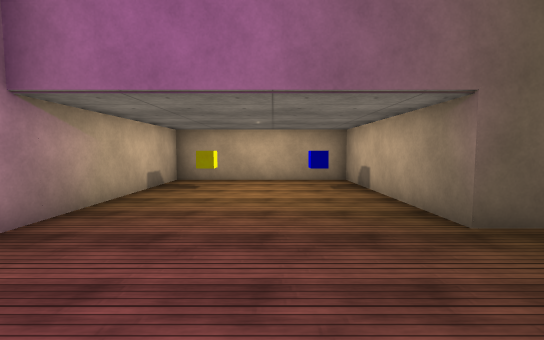
View 1 (above)

12 first-person views from a walk through a scene from a Unity 3-D project. The camera is 1.3 m above the floor, tilts 4° down and sees 90° across. Doors are open. The floor is counted in squares, 1.2 m on a side. Each view is taken from the middle of a square. On the plan, view 1 faces up. The plan holds only what a view shows up to about 12 squares ahead; the rest is blank. The player is left out. Surface patterns are stand-ins for the level's own textures.

View 2
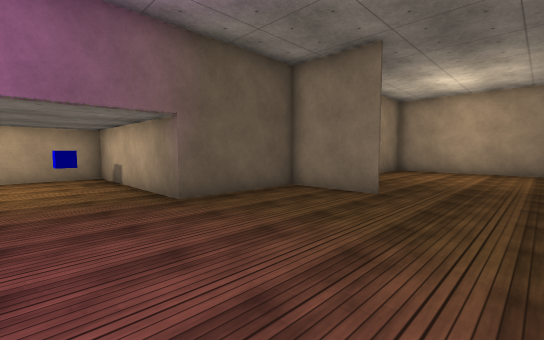

View 3
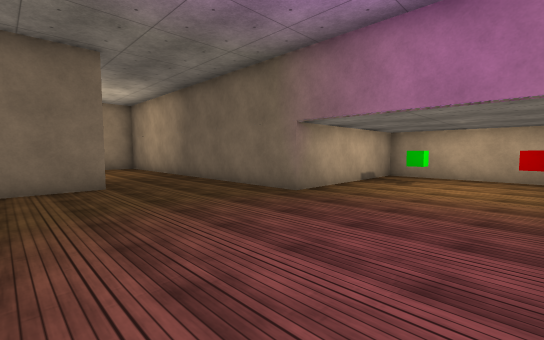

View 4
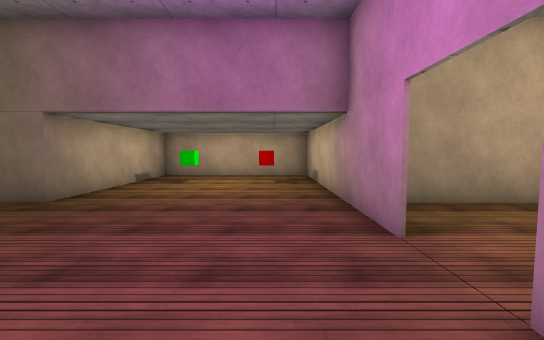

View 5
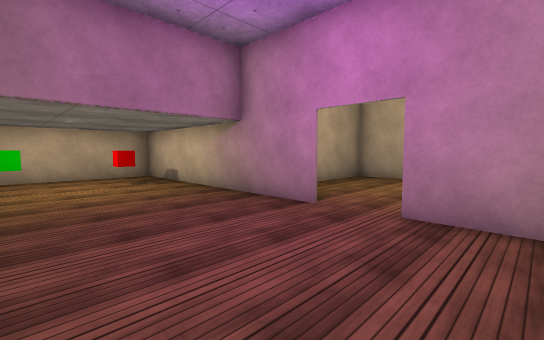

View 6
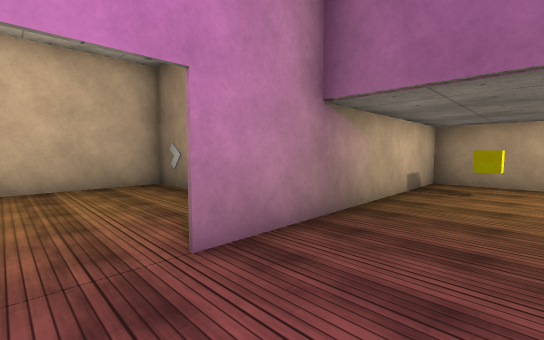

View 7
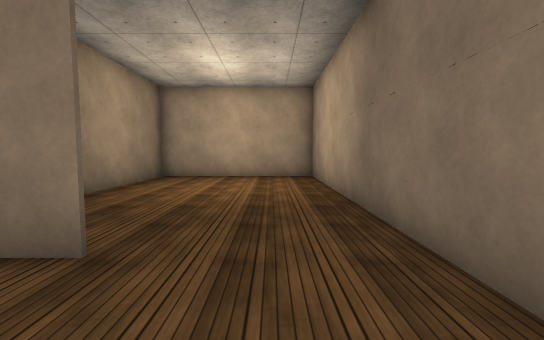

View 8
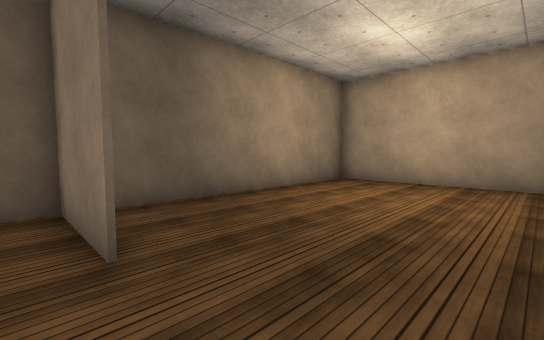

View 9
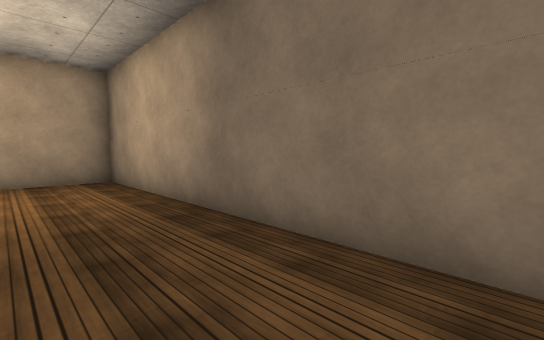

View 10
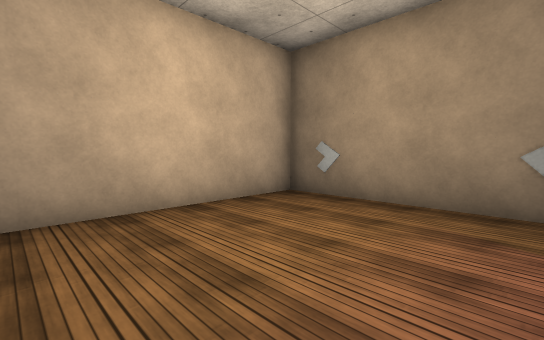

View 11
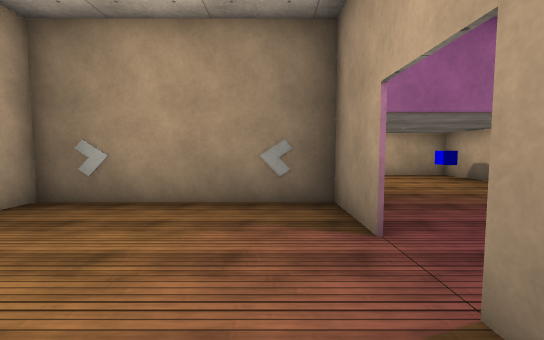

View 12
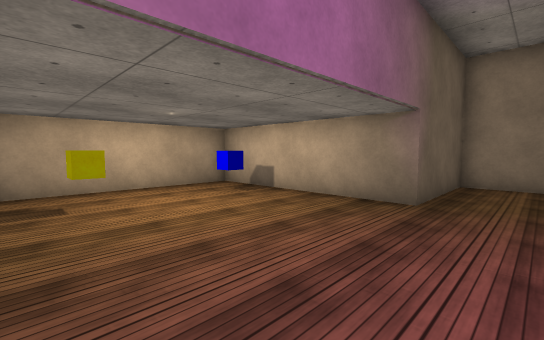

### Floor plan
Points are (right, up) in squares from view 1. A wall is a line through its corners. A room is listed if a view was taken in it or the views show most of it. See-through windows are left out.
Room 1 (views 1, 2, 3, 4, 5, 6, 7, 8, 9, 12)
walls: (6.7, 0.9) (6.7, 3.8); (-3.6, -0.2) (-3.6, -9.2) (2.8, -9.2) (2.8, -2.7) (15.7, -2.7) (15.7, 3.7) (2.8, 3.7) (2.8, 10.2) (-3.6, 10.2) (-3.6, 1.4)
ways out: open door at (-4, 0.5) to room 2
objects: red cube (-2, -7); yellow cube (-2, 8); green cube (1, -7); blue cube (1, 8)
Room 2 (views 10, 11)
walls: (-3.7, 1.4) (-3.7, 3.7) (-10, 3.7) (-10, -2.7) (-4.8, -2.7); (-3.7, -0.8) (-3.7, -0.2)
ways out: open door at (-4, 0.5) to room 1

Positions as (right, up) in squares from view 1, and headings:
1: (0, 0), facing up
2: (0, -2), facing up-right
3: (-2, 3), facing down-right
4: (-2, 3), facing down
5: (1, 3), facing down-left
6: (-1, 0), facing up-left
7: (4, -1), facing right
8: (6, -2), facing up-right
9: (5, 0), facing down-right
10: (-5, -2), facing up-left
11: (-5, -2), facing up
12: (-3, 2), facing up-right
